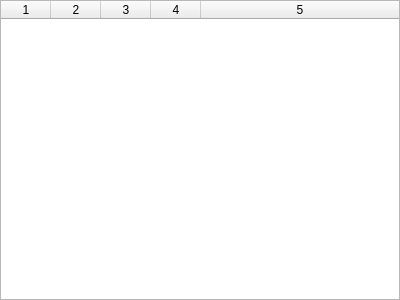
<?xml version="1.0" encoding="UTF-8"?>
<ui version="4.0">
 <class>ProcessStateView</class>
 <widget class="QDockWidget" name="ProcessStateView">
  <property name="geometry">
   <rect>
    <x>0</x>
    <y>0</y>
    <width>400</width>
    <height>300</height>
   </rect>
  </property>
  <property name="windowTitle">
   <string>Processes</string>
  </property>
  <widget class="QWidget" name="dockWidgetContents">
   <layout class="QHBoxLayout" name="horizontalLayout">
    <property name="margin">
     <number>0</number>
    </property>
    <item>
     <widget class="QTableWidget" name="tableWidget">
      <property name="editTriggers">
       <set>QAbstractItemView::NoEditTriggers</set>
      </property>
      <property name="dragEnabled">
       <bool>true</bool>
      </property>
      <property name="alternatingRowColors">
       <bool>true</bool>
      </property>
      <property name="selectionMode">
       <enum>QAbstractItemView::MultiSelection</enum>
      </property>
      <property name="selectionBehavior">
       <enum>QAbstractItemView::SelectRows</enum>
      </property>
      <property name="sortingEnabled">
       <bool>true</bool>
      </property>
      <property name="columnCount">
       <number>5</number>
      </property>
      <attribute name="horizontalHeaderDefaultSectionSize">
       <number>50</number>
      </attribute>
      <attribute name="horizontalHeaderMinimumSectionSize">
       <number>10</number>
      </attribute>
      <attribute name="horizontalHeaderStretchLastSection">
       <bool>true</bool>
      </attribute>
      <attribute name="verticalHeaderVisible">
       <bool>false</bool>
      </attribute>
      <attribute name="verticalHeaderVisible">
       <bool>false</bool>
      </attribute>
      <attribute name="horizontalHeaderStretchLastSection">
       <bool>true</bool>
      </attribute>
      <attribute name="horizontalHeaderMinimumSectionSize">
       <number>10</number>
      </attribute>
      <attribute name="horizontalHeaderDefaultSectionSize">
       <number>50</number>
      </attribute>
      <column/>
      <column/>
      <column/>
      <column/>
      <column/>
     </widget>
    </item>
   </layout>
  </widget>
 </widget>
 <resources/>
 <connections/>
</ui>
